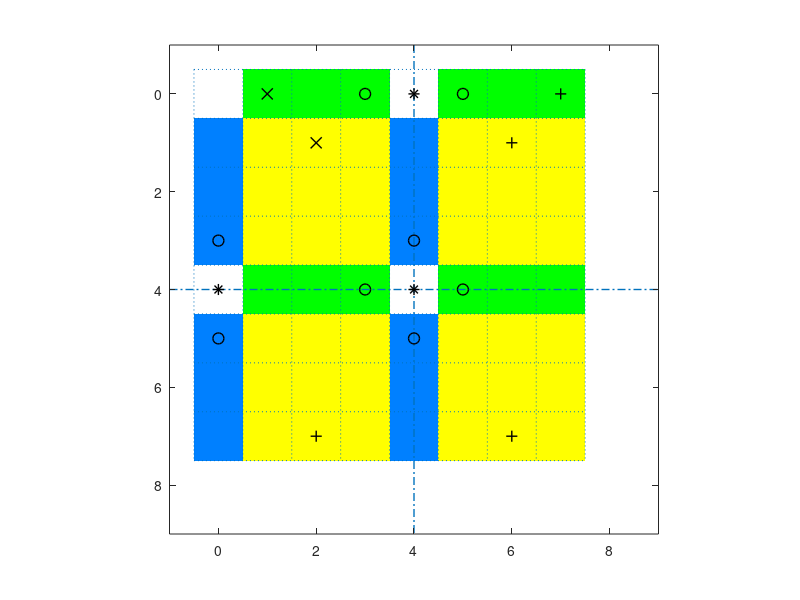

Source code (MATLAB):

Q = 2*ones(8);

Q(1:4:end,1:4:end) = 1;
Q(1:4:end,2:4) = 3;
Q(1:4:end,6:8) = 3;
Q(2:4,1:4:end) = 4;
Q(6:8,1:4:end) = 4;

figure, imagesc(0:7,0:7,Q)
axis square
map = [1 1 1; 1 1 0; 0 1 0; 0 0.5 1;];
colormap(map)
hold on
% plot(0,0,'o')
% plot(0,0,'ko')
h = line([4 4],[-1 9]);
set(h,'LineStyle','-.','LineWidth',1);
h = line([-1 9],[4 4]);
set(h,'LineStyle','-.','LineWidth',1);

% h = line([1.5 2.5], [0.5 0.5]);
% set(h,'Linestyle','--');
% h = line([1.5 2.5], [1.5 1.5]);
% set(h,'Linestyle','--');
% h = line([1.5 2.5], [6.5 6.5]);
% set(h,'Linestyle','--');
% h = line([1.5 2.5], [7.5 7.5]);
% set(h,'Linestyle','--');
% h = line([5.5 6.5], [0.5 0.5]);
% set(h,'Linestyle','--');
% h = line([5.5 6.5], [1.5 1.5]);
% set(h,'Linestyle','--');
% h = line([5.5 6.5], [6.5 6.5]);
% set(h,'Linestyle','--');
% h = line([5.5 6.5], [7.5 7.5]);
% set(h,'Linestyle','--');
% h = line([1.5 1.5], [0.5 1.5]);
% set(h,'Linestyle','--');
% h = line([2.5 2.5], [0.5 1.5]);
% set(h,'Linestyle','--');
% h = line([5.5 5.5], [0.5 1.5]);
% set(h,'Linestyle','--');
% h = line([6.5 6.5], [0.5 1.5]);
% set(h,'Linestyle','--');
% h = line([1.5 1.5], [6.5 7.5]);
% set(h,'Linestyle','--');
% h = line([2.5 2.5], [6.5 7.5]);
% set(h,'Linestyle','--');
% h = line([5.5 5.5], [6.5 7.5]);
% set(h,'Linestyle','--');
% h = line([6.5 6.5], [6.5 7.5]);
% set(h,'Linestyle','--');
% 
% h = line([0.5 1.5], [3.5 3.5]);
% set(h,'Linestyle','--');
% h = line([0.5 1.5], [4.5 4.5]);
% set(h,'Linestyle','--');
% h = line([0.5 0.5], [3.5 4.5]);
% set(h,'Linestyle','--');
% h = line([1.5 1.5], [3.5 4.5]);
% set(h,'Linestyle','--');
% h = line([6.5 7.5], [3.5 3.5]);
% set(h,'Linestyle','--');
% h = line([6.5 7.5], [4.5 4.5]);
% set(h,'Linestyle','--');
% h = line([6.5 6.5], [3.5 4.5]);
% set(h,'Linestyle','--');
% h = line([7.5 7.5], [3.5 4.5]);
% set(h,'Linestyle','--');
% 
for k=0:8
    h = line([k-0.5, k-0.5], [-0.5, 7.5]);
    set(h,'Linestyle',':');
    h = line([-0.5, 7.5], [k-0.5, k-0.5]);
    set(h,'Linestyle',':');
end

h = plot(2,1,'kx');
set(h, 'LineWidth', 1, 'MarkerSize', 8);
h = plot([2 6 6],[7 7 1],'k+');
set(h, 'LineWidth', 1, 'MarkerSize', 8);
h = plot(1,0,'kx');
set(h, 'LineWidth', 1, 'MarkerSize', 8);
h = plot(7,0,'k+');
set(h, 'LineWidth', 1, 'MarkerSize', 8);

h = plot([0 4 4],[4 4 0],'k*');
set(h, 'LineWidth', 1, 'MarkerSize', 8);

h = plot([0 0],[3 5], 'ko');
set(h, 'LineWidth', 1, 'MarkerSize', 8);
h = plot([3 5],[0 0], 'ko');
set(h, 'LineWidth', 1, 'MarkerSize', 8);
h = plot([3 5 4 4],[4 4 3 5], 'ko');
set(h, 'LineWidth', 1, 'MarkerSize', 8);
